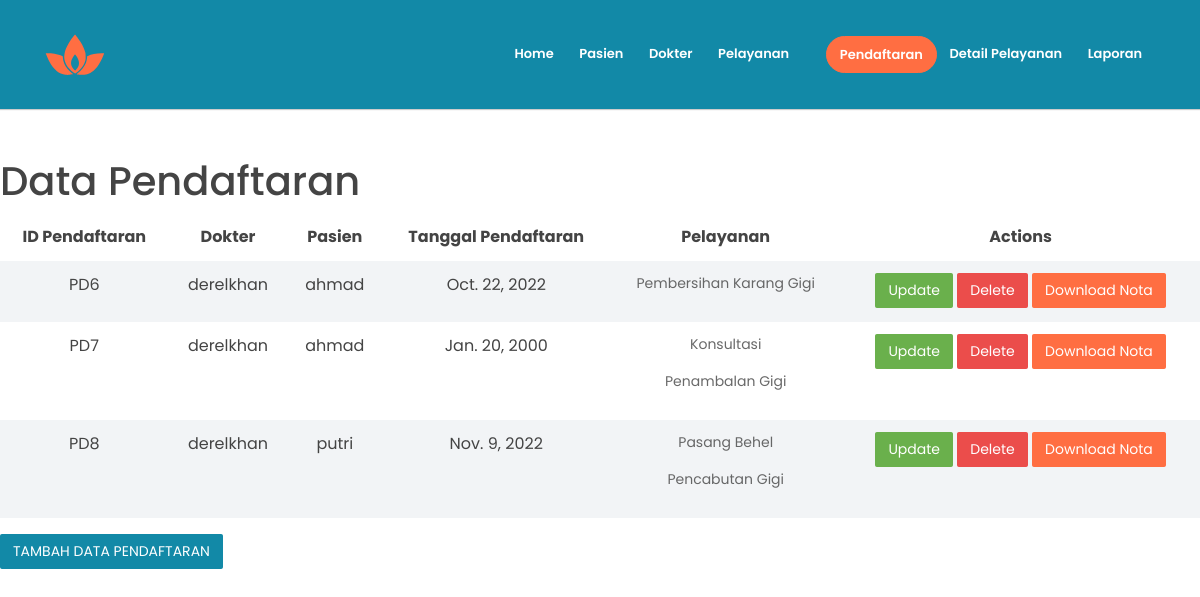
/pendaftaran, run on an earlier commit of the app's database.
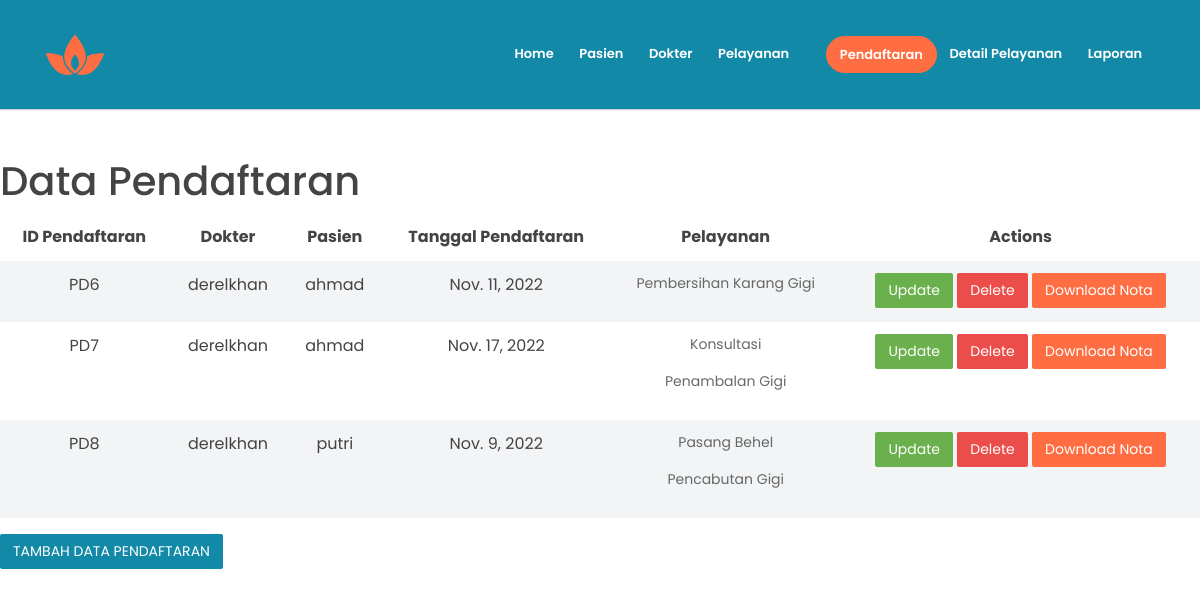
And on a later commit of the database.
### app/models.py (models this page shows, shortened)
class pendaftaran(models.Model):
    idpendaftaran = models.AutoField(primary_key=True)
    iddokter = models.ForeignKey(dokter,on_delete=models.CASCADE)
    idpasien = models.ForeignKey(pasien,on_delete=models.CASCADE)
    tanggalpendaftaran = models.DateField()

class dokter(models.Model):
    iddokter = models.AutoField(primary_key=True)
    namadokter = models.CharField(max_length=50)
    nohpdokter = models.IntegerField()
    def __str__(self):
        return str(self.namadokter)

class pasien(models.Model):
    idpasien = models.AutoField(primary_key=True)
    namapasien = models.CharField(max_length=50)
    jeniskelaminpasien = models.CharField(max_length=15)
    tanggallahir = models.DateField()
    nohppasien = models.IntegerField()
    def __str__(self):
        return str(self.namapasien)

### app/views.py (the view)
# urls.py: path('pendaftaran', views.pendaftaran, name='pendaftaran'),
def pendaftaran(request):
    data = []
    allpendaftaranobj = models.pendaftaran.objects.all()
    alldokterobj=models.dokter.objects.all()
    allpasienobj=models.pasien.objects.all()
    allpelayananobj=models.pelayanan.objects.all()
    for item in allpendaftaranobj :
        dummy = []
        idpendaftaran = item.idpendaftaran
        specificdetail = models.detailpelayanan.objects.filter (idpendaftaran = idpendaftaran)
        dummy.append(item)
        dummy.append(specificdetail)
        data.append(dummy)
    return render (request, 'pendaftaranx.html', {
        'pendaftaran' : data,
        'allpendaftaranobj' : allpendaftaranobj,
        'alldokterobj' : alldokterobj,
        'allpasienobj' : allpasienobj,
        'allpelayananobj':allpelayananobj,
        })

### app/models.py (called while the page is built)
    def __str__(self):
        return str(self.jenispelayanan)

### app/templates/pendaftaranx.html (shortened to what the changed rows need)
{%load static%}
<!DOCTYPE html>
<html lang="en">
<head>
    <link rel="stylesheet" href="{%static 'assets/vendors/themify-icons/css/themify-icons.css'%}">
	<link rel="stylesheet" href="{%static 'assets/css/leadmark.css'%}">
</head>
<body data-spy="scroll" data-target=".navbar" data-offset="40" id="home">
    <h1 class="section-secondary-title mt-5">Data Pendaftaran</h1>
      <table class="table table-striped">
         <thead>
            <tr>
                <th>
                    <center>
                    ID Pendaftaran
                    </center>
                </th>
                <th>
                    <center>
                    Dokter
                    </center>
                </th>
                <th>
                    <center>
                    Pasien
                    </center>
                </th>
                <th>
                    <center>
                    Tanggal Pendaftaran
                    </center>
                </th>
                <th>
                    <center>
                    Pelayanan
                    </center>
                </th>
                <th>
                    <center>
                    Actions
                    </center>
                </th>
            </tr>
         </thead>
         <tbody>
        {% for item in pendaftaran%}
        <tr>
            <td>
                <center>
                PD{{ item.0.idpendaftaran }}
                </center>
            </td>
            <td>
                <center>
                {{ item.0.iddokter }}
                </center>
            </td>
            <td>
                <center>
                {{ item.0.idpasien }}
                </center>
            </td>
            <td>
                <center>
                {{ item.0.tanggalpendaftaran }}
                </center>
            </td>
            <td>
                <center>
                {% for x in item.1 %}
                <p>
                {{x.idpelayanan}}
                </p>
                {% endfor %}
                </center>
            </td>
            <td>
                <center>
                <a href="{% url 'updatependaftaranx' item.0.idpendaftaran %}">
                    <button class="btn btn-success">Update</button>
                </a>
                <a href="{% url 'deletependaftaran' item.0.idpendaftaran %}">
                    <button class="btn btn-danger">Delete</button>
                </a>
                <a href="{% url 'nota' item.0.idpendaftaran %}">
                    <button class="btn btn-primary">Download Nota</button>
                </a>
                </center>
            </td>
        </tr>
        {% endfor %}
         </tbody>
    </table>

What changed in the data, as far as the page shows it:
changed pendaftaran id 6: tanggalpendaftaran "Oct. 22, 2022" → "Nov. 11, 2022"
changed pendaftaran id 7: tanggalpendaftaran "Jan. 20, 2000" → "Nov. 17, 2022"
